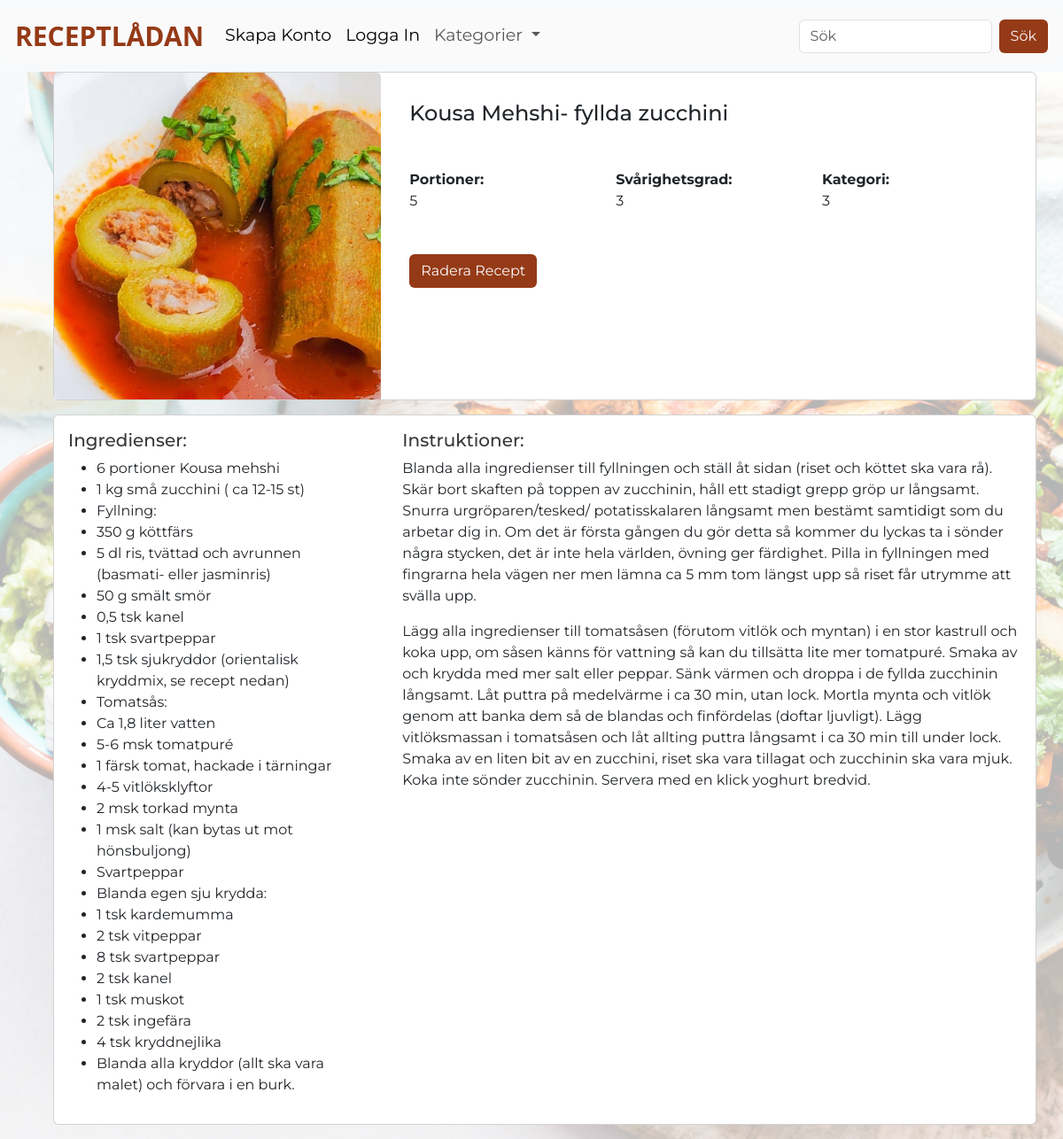
The app's page /detail/21 with its own data.
### main.py (models this page shows)
class Recipe(db.Model):
    id = db.Column(db.Integer, primary_key=True)
    user_id = db.Column(db.Integer, ForeignKey("users.id"))
    title = db.Column(db.String(100))
    ingredients = db.Column(db.Text)
    instruction = db.Column(db.Text)
    portions = db.Column(db.Integer)
    difficulty = db.Column(db.Integer)
    category = db.Column(db.Integer)
    date_posted = db.Column(db.DateTime, default=datetime.utcnow)
    image = db.Column(db.String(100))  # Path to the image file

### main.py (the view)
@app.route("/detail/<int:id>")
def recipe_detail(id):
    isAuthorized = session.get("Authorized", default=False)
    recipe = Recipe.query.get_or_404(id)
    return render_template(
        "recipe_detail.html", isAuthorized=isAuthorized, recipe=recipe
    )

### templates/recipe_detail.html (shortened to what this page needs)
{% extends "base.html" %} {% block body %}
<div class="main-recipe">
  <div class="card mb-3">
    <div class="row g-0">
      <div class="col-md-4 h-400">
        <img
          src="{{ url_for('static', filename=recipe.image.split('static/')[-1]) }}"
          alt="Picture of {{ recipe.title }}"
          class="card-img-top"
          style="object-fit: cover; height: 100%; width: 100%"
        />
      </div>
      <div class="col-md-8 p-3">
        <div class="card-body">
          <div class="flex-grow-1">
            <h4 class="card-title mb-0">{{ recipe.title }}</h4>
            <br />
            <br />
            <div class="row">
              <div class="col-md-4">
                <div class="mb-4">
                  <strong>Portioner:</strong><br />
                  <p>{{ recipe.portions }}</p>
                </div>
              </div>
              <div class="col-md-4">
                <div class="mb-4">
                  <strong>Svårighetsgrad:</strong><br />
                  <p>{{ recipe.difficulty }}</p>
                </div>
              </div>
              <div class="col-md-4">
                <div class="mb-4">
                  <strong>Kategori:</strong><br />
                  <p>{{ recipe.category }}</p>
                </div>
              </div>
            </div>
            <div class="float-right">
              <br />
              <a
                href="{{ url_for ('delete_recipe', id=recipe.id) }}"
                class="btn btn-custom-secondary btn crud-btn-text"
                >Radera Recept</a
              >
            </div>
          </div>
        </div>
      </div>
    </div>
  </div>
  <div class="card mb-3">
    <div class="row">
      <div class="col-md-4">
        <div class="card-body">
          <h5>Ingredienser:</h5>
          <ul>
            {% for ingredient in recipe.ingredients.split('\n') %}
            <li>{{ ingredient }}</li>
            {% endfor %}
          </ul>
        </div>
      </div>
      <div class="col-md-8">
        <div class="card-body">
          <h5>Instruktioner:</h5>
          {% for step in recipe.instruction.split('\n') %}
          <p>{{ step }}</p>
          {% endfor %}
        </div>
      </div>
    </div>
  </div>
</div>
{% endblock %}

### static/css/main.css (style rules this page uses)
body { background-color: #fafafa; font-family: "Montserrat", sans-serif; color: #363935; background-image: url("/static/pexels-ella-olsson-1640772.jpg"); background-size: cover; background-repeat: no-repeat; background-attachment: fixed; position: relative; min-height: 100vh; }
body::before { content: ""; position: fixed; top: 0; left: 0; width: 100%; height: 100%; background: rgba(255, 255, 255, 0.7); z-index: -1; }
h1, h2, h3, h4, h5 { color: #363935; }
.btn { background-color: #953a17; color: #fafafa; }
.btn-custom-secondary { text-align: right; }
.card { margin-right: 30px; margin-left: 60px; padding: 0px; }

### records on screen
Recipe: image (picture), title "Kousa Mehshi- fyllda zucchini", portions "5", difficulty "3", category "3"

### other values on screen
{{ ingredient }} "6 portioner Kousa mehshi" "1 kg små zucchini ( ca 12-15 st)" "Fyllning:" "350 g köttfärs" "5 dl ris, tvättad och avrunnen (basmati- eller jasminris)" "50 g smält smör" "0,5 tsk kanel" "1 tsk svartpeppar" "1,5 tsk sjukryddor (orientalisk kryddmix, se recept nedan)" "Tomatsås:" "Ca 1,8 liter vatten" "5-6 msk tomatpuré" "1 färsk tomat, hackade i tärningar" "4-5 vitlöksklyftor" "2 msk torkad mynta" "1 msk salt (kan bytas ut mot hönsbuljong)" "Svartpeppar" "Blanda egen sju krydda:" "1 tsk kardemumma" "2 tsk vitpeppar" "8 tsk svartpeppar" "2 tsk kanel" "1 tsk muskot" "2 tsk ingefära" "4 tsk kryddnejlika" "Blanda alla kryddor (allt ska vara malet) och förvara i en burk."
